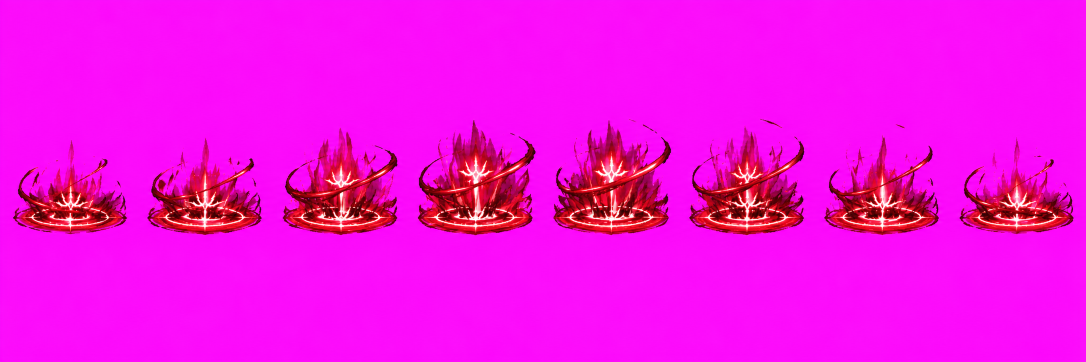
#> input picture assets/heroes/Draeven/vfx/Draeven_S1_TauntLoop_VFX.png, 2172 x 724 px, found by its file name (shown at 1/2 size)
$ python draeven_s1_vfx.py
#> lines starting #> are read from the running program, lines starting #| are printed output that depends on the picture; after the words box and inside, x2 and y2 are one past the last pixel; in counts of white or black regions, pixels touching at a corner belong together
"""Draeven S1 Blood Debt VFX (user 2026-10-26). Never modifies the source PNGs.

python3 tools/sprites/draeven_s1_vfx.py [source dir] [out dir]
Sources (assets/heroes/Draeven/vfx/, 8 frames in one row on a magenta key, 2172 × 724 each):
  Draeven_S1_TauntLoop_VFX.png          → fx-draeven-s1-loop.png        (Blood Debt status loop)
  Draeven_S1_CrimsonSpikeEruption_VFX.png → fx-draeven-s1-eruption.png  (Blood Reprisal burst)
  (Draeven_S1_TauntActivation_VFX.png is kept as a source but not used — user 2026-10-26: too fast, start on the loop.)

Frames are cut by connected pieces (each piece goes to the nearest drawn frame), so spikes and debris that reach into a
neighbour's slot are never clipped. Each frame is aligned so the centre of its ground ring
(the widest row of the lower part of the frame) lands on the strip pivot; the size is set from the ring of the peak
frame (TARGET = ring width in atlas px; 80 atlas px = one board cell). Baked at RES × atlas px — FxDef scale 1/3 with
FX_SCALE 1.5 draws 1 baked px = 1/RES atlas px.
"""
import sys
from pathlib import Path

import numpy as np
from PIL import Image
from scipy import ndimage

N, RES = 8, 2
SHEETS = {
    # name: (source, out, ring width of the peak frame in atlas px, peak frame)
    'loop': ('Draeven_S1_TauntLoop_VFX.png', 'fx-draeven-s1-loop.png', 104, 4, None),
    # the spikes fan out sideways around him — the peak spread ~2.25 cells (review 2: a little smaller) (Blood Reprisal reaches 1 cell around him)
    'eruption': ('Draeven_S1_CrimsonSpikeEruption_VFX.png', 'fx-draeven-s1-eruption.png', 180, 4, 'ERUPTION_SEQ'),
}
# user 2026-10-26 review 2: the source speed (8 keys) with a short hold on the biggest spikes (f5 × 4) — punchier than
# the cross-faded version. 11 frames; the peak f5 starts at frame 4.
ERUPTION_SEQ = [(k, k, 0) for k in (0, 1, 2, 3, 4, 4, 4, 4, 5, 6, 7)]


def unmix(rgb: np.ndarray) -> np.ndarray:
    rgb = rgb.astype(float)
    bg = np.median(rgb[:6].reshape(-1, 3), 0)
#> bg = [251, 14, 251]
    r, g, b = rgb[..., 0], rgb[..., 1], rgb[..., 2]
    al = np.clip(1 - (np.minimum(r, b) - g) / (min(bg[0], bg[2]) - bg[1]), 0, 1)
    al = np.where(al < 0.1, 0, al)
    col = np.clip((rgb - (1 - al[..., None]) * bg) / np.maximum(al[..., None], 1e-3), 0, 255)
    # magenta spill on the soft edges: pull blue down to the red/green balance of a red glow
    col[..., 2] = np.minimum(col[..., 2], np.maximum(col[..., 1], col[..., 0] * 0.55))
    return np.dstack([col, al * 255])
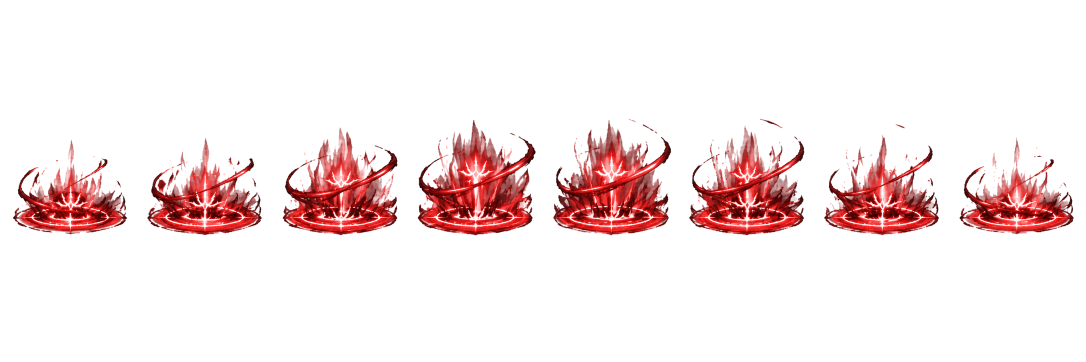
#> returned value: shape (724, 2172, 4) float64 (shown at 1/2 size); mean of channels 0, 1, 2, 3 136.8, 12.2, 7.7, 27.3; transparent parts drawn white


def clean(a: np.ndarray) -> np.ndarray:
    m = a > 25
    lab, n = ndimage.label(ndimage.binary_dilation(m, iterations=6))
    if n:
        sizes = ndimage.sum(m, lab, range(1, n + 1))
        keep = np.isin(lab, 1 + np.nonzero(sizes >= 40)[0])
        a = np.where(keep, a, 0)
    return a


def ring(a: np.ndarray):
    """centre (x, y) and width of the ground ring: the widest alpha row in the lower half of the drawn frame"""
    rows = np.nonzero((a > 60).any(1))[0]
    top, bot = rows.min(), rows.max()
    best = (0, bot, 0, 0)
    for y in range(int(top + (bot - top) * 0.5), bot + 1):
        xs = np.nonzero(a[y] > 60)[0]
        if len(xs) and xs[-1] - xs[0] > best[0]:
            best = (xs[-1] - xs[0], y, xs[0], xs[-1])
    w, y, x0, x1 = best
    return (x0 + x1) / 2, y, w


def build(src: Path, out: Path, target: float, peak: int, seq=None):
    im = unmix(np.array(Image.open(src).convert('RGB')))
    im[-30:] = 0  # noisy bottom edge of the key
    h, W = im.shape[:2]
#> h = 724; W = 2172
    # drawn frames = the 8 widest column runs; every connected piece goes to the frame whose centre is nearest
    cols = im[..., 3].max(0) > 25
    runs, x = [], 0
    while x < W:
        if cols[x]:
            e = x
            while e < W and cols[e]:
                e += 1
            runs.append((x, e))
            x = e
        x += 1
#> after the loop, e = 2148; runs = [(26, 255), (294, 524), (565, 795), (835, 1072), (1106, 1343), (1378, 1609), (1648, 1878), (1919, 2148)]; x = 2172
    runs = sorted(sorted(runs, key=lambda r: r[1] - r[0])[-N:])
    centres = np.array([(a + b) / 2 for a, b in runs])
#> centres = [140.5, 409, 680, 953.5, 1224.5, 1493.5, 1763, 2033.5]
    al = im[..., 3]
    lab, n = ndimage.label(ndimage.binary_dilation(al > 25, iterations=2))
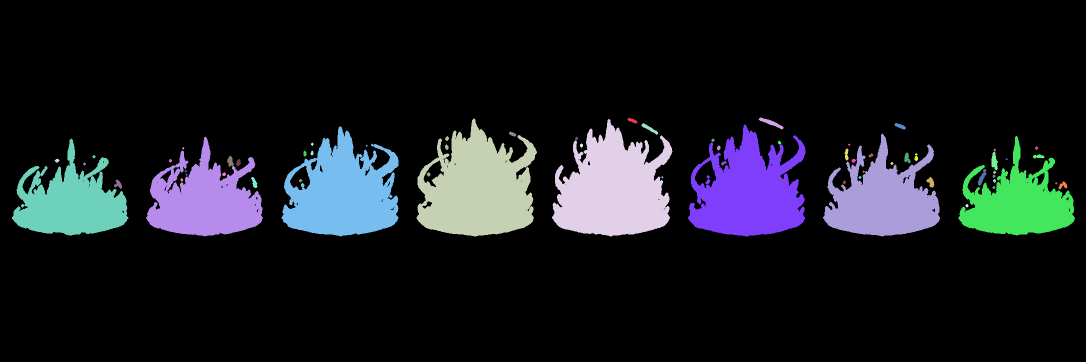
#> lab: shape (724, 2172) int32 (shown at 1/2 size); 66 distinct labels, from 0 to 65; one colour per label, 0 black
#> n = 65
    owner = np.zeros(n + 1, int)
#> owner = 66 values from 0 to 0
    for i, sl in enumerate(ndimage.find_objects(lab), 1):
        xs = np.nonzero(lab[sl] == i)[1] + sl[1].start
        owner[i] = int(np.argmin(np.abs(centres - xs.mean())))
#> this loop made 65 passes
#> after the loop, owner = 66 values, max 7 at index 12, min 0 at index 0, mean 4.05
    frames, rings = [], []
    for k in range(N):
        part = np.where(((lab > 0) & (owner[lab] == k))[..., None], im, 0)
        part[..., 3] = clean(part[..., 3])
        frames.append(part)
        rings.append(ring(part[..., 3]))
#> this loop made 8 passes
#> (n in clean, sizes in clean, top in ring, bot in ring, w in ring, x0 in ring, x1 in ring) on passes 1 to 8: (4, [20296, 8, 16, 4], 280, 468, 227, 26, 253), (2, [23178, 6], 276, 469, 229, 294, 523), (2, [28911, 3], 255, 469, 229, 565, 794), (1, [33662], 240, 470, 230, 835, 1065), (3, [40, 33512, 100], 238, 470, 231, 1106, 1337), (2, [167, 29549], 237, 470, 229, 1378, 1607), (3, [66, 23719, 1], 248, 470, 229, 1648, 1877), (4, [20029, 8, 40, 1], 277, 468, 227, 1919, 2146)
#> pass 1, in clean, `m = a > 25`:
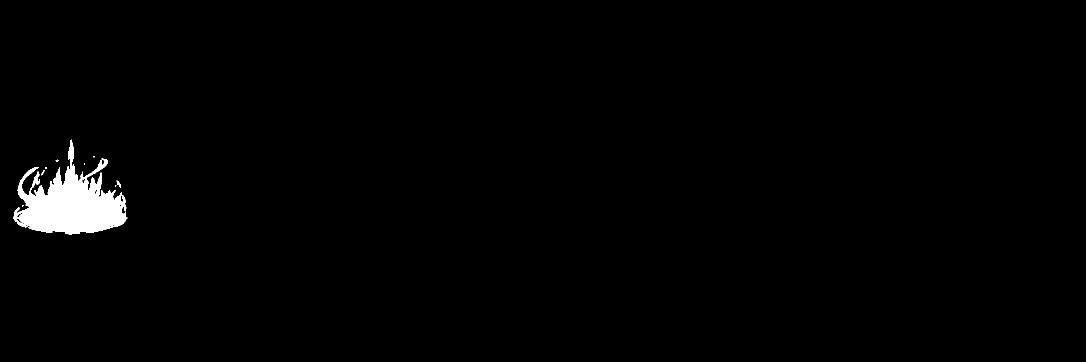
#> m: shape (724, 2172) bool (shown at 1/2 size); 1.3% white; 9 white regions (6 under 20 px), largest, box (x1, y1, x2, y2) and area: (26, 279, 255, 469) 20190, (233, 361, 242, 376) 54, (83, 340, 90, 351) 29
#> after the loop:
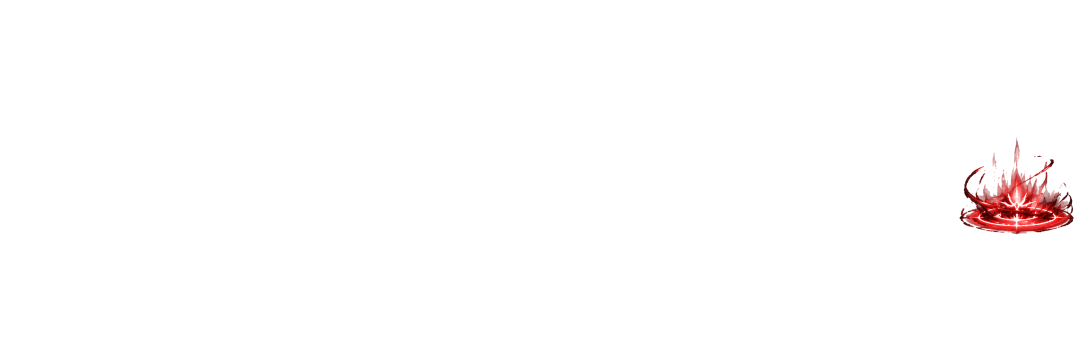
#> part: shape (724, 2172, 4) float64 (shown at 1/2 size); mean of channels 0, 1, 2, 3 2.5, 0.5, 0.5, 2.5; transparent parts drawn white
#> after the loop, frames = 8 items; rings = [(139.5, 435, 227), (408.5, 435, 229), (679.5, 435, 229), (950, 435, 230), (1221.5, 435, 231), (1492.5, 435, 229), (1762.5, 435, 229), (2032.5, 435, 227)]
    scale = target * RES / rings[peak][2]
#> scale = 0.9
    # one ground line for the whole strip, from the small first/last frames (there the widest row is the ring itself)
    ry = float(np.median([rings[k][1] for k in (0, 1, N - 2, N - 1)]))
#> ry = 435
    placed = []
    for f, (cx, _, _) in zip(frames, rings):
        img = Image.fromarray(np.clip(f, 0, 255).astype(np.uint8), 'RGBA')
        sw, sh = int(round(img.width * scale)), int(round(img.height * scale))
        img = img.resize((sw, sh), Image.LANCZOS)
        placed.append((img, cx * scale, ry * scale))
#> this loop made 8 passes
#> cx on passes 1 to 8: 139.5, 408.5, 679.5, 950, 1221.5, 1492.5, 1762.5, 2032.5
#> after the loop, placed = 8 items
    # common cell around the pivot
    left = max(px for _, px, _ in placed); right = max(i.width - px for i, px, _ in placed)
#> after `left = max((px for _, px, _ in placed))`: left = 1830.1
#> after `right = max((i.width - px for i, px, _ in placed))`: right = 1830.4
    up = max(py for _, _, py in placed); down = max(i.height - py for i, _, py in placed)
#> after `up = max((py for _, _, py in placed))`: up = 391.7
#> after `down = max((i.height - py for i, _, py in placed))`: down = 260.3
    boxes = [i.getbbox() for i, _, _ in placed]
#> boxes = [(21, 249, 232, 425), (262, 246, 474, 426), (506, 227, 718, 426), (751, 213, 968, 426), (995, 211, 1212, 426), (1240, 211, 1450, 426), (1482, 221, 1694, 426), (1726, 246, 1937, 425)]
    left = max(px - b[0] for (i, px, py), b in zip(placed, boxes) if b)
#> left = 105.8
    right = max(b[2] - px for (i, px, py), b in zip(placed, boxes) if b)
#> right = 112.6
    up = max(py - b[1] for (i, px, py), b in zip(placed, boxes) if b)
#> up = 180.7
    down = max(b[3] - py for (i, px, py), b in zip(placed, boxes) if b)
#> down = 34.31
    half = int(np.ceil(max(left, right))) + 2
#> half = 115
    cw, ch = 2 * half, int(np.ceil(up + down)) + 4
#> cw = 230; ch = 219
    top = int(np.ceil(up)) + 2
#> top = 183
    cells = []
    for img, px, py in placed:
        c = Image.new('RGBA', (cw, ch))
        c.alpha_composite(img, (int(round(half - px)), int(round(top - py))))
        cells.append(np.asarray(c).astype(float))
#> this loop made 8 passes
#> px on passes 1 to 8: 125.6, 367.8, 611.8, 855.4, 1099.9, 1343.9, 1587, 1830.1
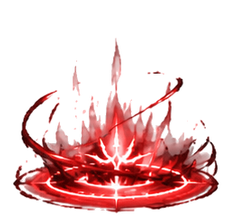
#> c: PIL image 230x219 RGBA; mean R, G, B, A 62, 10.2, 10.1, 62.5; transparent parts drawn white
#> after the loop, cells = 8 items
    order = [(k, k, 0) for k in range(N)] if seq is None else seq
    strip = Image.new('RGBA', (cw * len(order), ch))
#> strip: PIL image 1840x219 RGBA; every value is 0
    for i, (a, b, t) in enumerate(order):
        # premultiplied cross-fade between two keys
        pa, pb = cells[a], cells[b]
        prem = lambda c: c[..., :3] * c[..., 3:] / 255
        alpha = pa[..., 3] * (1 - t) + pb[..., 3] * t
        rgb = (prem(pa) * (1 - t) + prem(pb) * t) / np.maximum(alpha[..., None] / 255, 1e-3)
        f = np.dstack([np.clip(rgb, 0, 255), alpha]).astype(np.uint8)
        strip.paste(Image.fromarray(f, 'RGBA'), (i * cw, 0))
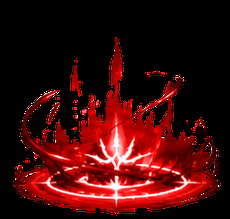
#> rgb: shape (219, 230, 3) float64; mean R, G, B 62, 10.2, 10.1; drawn with min black and max white
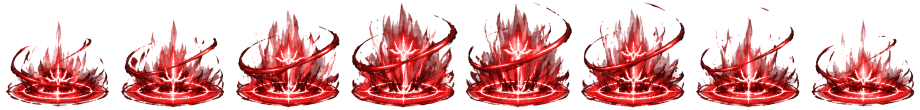
#> strip: PIL image 1840x219 RGBA (shown at 1/2 size); mean R, G, B, A 78.4, 12.6, 12.5, 86.2; transparent parts drawn white
    strip.save(out, optimize=True)
    return {'frames': len(order), 'w': cw, 'h': ch, 'pivot': [0.5, round(top / ch, 4)], 'scale': round(scale, 4),
            'ringPeak': rings[peak][2]}


def main():
    src = Path(sys.argv[1] if len(sys.argv) > 1 else 'assets/heroes/Draeven/vfx')
    out = Path(sys.argv[2] if len(sys.argv) > 2 else 'public/sprites')
    out.mkdir(parents=True, exist_ok=True)
    for name, (s, o, target, peak, seq) in SHEETS.items():
        print(name, build(src / s, out / o, target, peak, globals()[seq] if seq else None))
#> pass 2 of the loop in main, `for name, (s, o, target, peak, seq) in SHEETS.items():`:
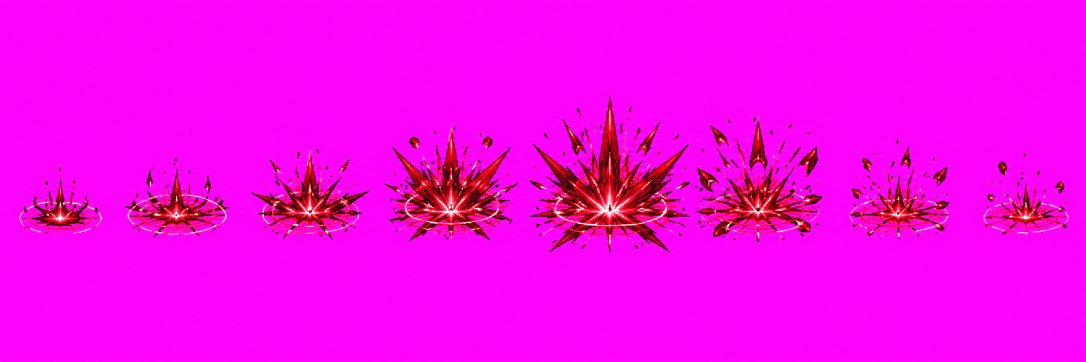
#> input picture assets/heroes/Draeven/vfx/Draeven_S1_CrimsonSpikeEruption_VFX.png, 2172 x 724 px, found by its file name (shown at 1/2 size)
#> bg = [252, 4, 251]
#> in unmix (call 2), `return np.dstack([col, al * 255])`:
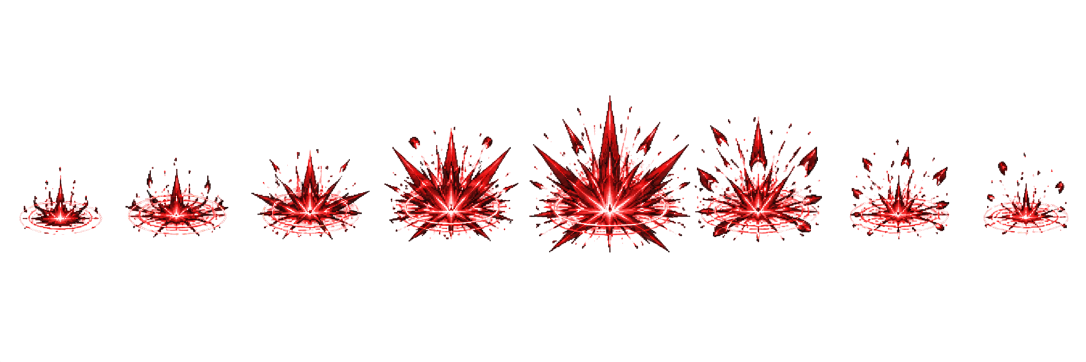
#> returned value: shape (724, 2172, 4) float64 (shown at 1/2 size); mean of channels 0, 1, 2, 3 56.5, 14.2, 6.2, 19.7; transparent parts drawn white
#> after the loop in build (call 2), `while x < W:`: e = 2138; runs = [(38, 206), (250, 457), (502, 740), (768, 1038), (1058, 1381), (1388, 1645), (1698, 1899), (1966, 2138)]; x = 2172
#> centres = [122, 353.5, 621, 903, 1219.5, 1516.5, 1798.5, 2052]
#> in build (call 2), `lab, n = ndimage.label(ndimage.binary_dilation(al > 25, iterations=2))`: n = 119
#> in build (call 2), `owner = np.zeros(n + 1, int)`: owner = 120 values from 0 to 0
#> the loop in build (call 2), `for i, sl in enumerate(ndimage.find_objects(lab), 1):` made 119 passes
#> after the loop in build (call 2), `for i, sl in enumerate(ndimage.find_objects(lab), 1):`: owner = 120 values, max 7 at index 36, min 0 at index 0, mean 4.27
#> the loop in build (call 2), `for k in range(N):` made 8 passes
#> (n in clean, sizes in clean, top in ring, bot in ring, w in ring, y in ring, x0 in ring) on passes 1 to 5: (1, [7625], 333, 469, 166, 436, 38), (3, [13186, 49, 34], 315, 474, 205, 414, 251), (4, [17613, 88, 8, 41], 298, 479, 226, 388, 504), (7, [29272, 42, 447, 8, 12, 40, 50], 253, 482, 268, 367, 768), (8, [44343, 94, 85, 83, 82, 51, 84, 37], 190, 504, 322, 432, 1058)
#> pass 1, in clean (call 9), `m = a > 25`:
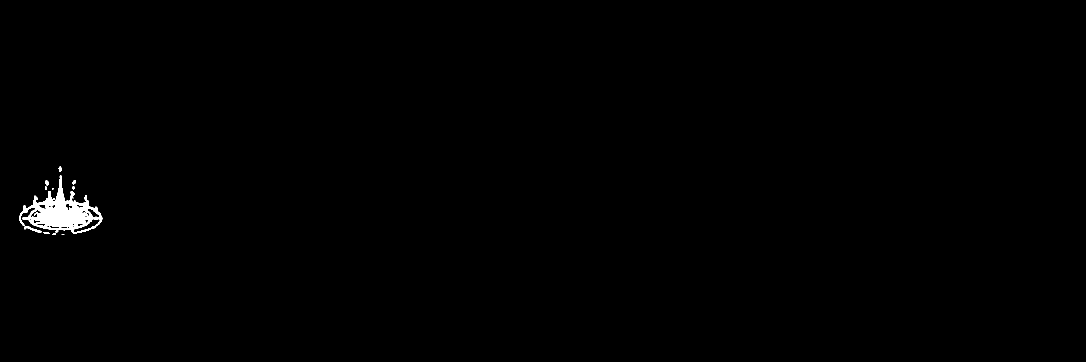
#> m: shape (724, 2172) bool (shown at 1/2 size); 0.48% white; 13 white regions (4 under 20 px), largest, box (x1, y1, x2, y2) and area: (38, 350, 206, 468) 7187, (48, 452, 83, 465) 145, (90, 360, 97, 371) 59
#> after the loop in build (call 2), `for k in range(N):`: rings = [(121, 436, 166), (353.5, 414, 205), (617, 388, 226), (902, 367, 268), (1219, 432, 322), (1518.5, 392, 249), (1798, 431, 198), (2051.5, 433, 171)]
#> scale = 1.12
#> ry = 432
#> the loop in build (call 2), `for f, (cx, _, _) in zip(frames, rings):` made 8 passes
#> cx on passes 1 to 8: 121, 353.5, 617, 902, 1219, 1518.5, 1798, 2051.5
#> in build (call 2), `left = max((px for _, px, _ in placed))`: left = 2293.6
#> in build (call 2), `right = max((i.width - px for i, px, _ in placed))`: right = 2292.7
#> in build (call 2), `up = max((py for _, _, py in placed))`: up = 483
#> in build (call 2), `down = max((i.height - py for i, _, py in placed))`: down = 326
#> boxes = [(40, 372, 233, 528), (277, 349, 512, 533), (560, 330, 830, 539), (856, 280, 1163, 542), (1180, 210, 1546, 568), (1549, 258, 1840, 542), (1897, 308, 2124, 538), (2195, 337, 2393, 529)]
#> in build (call 2), `left = max(px - b[0] for (i, px, py), b in zip(placed, boxes) if b)`: left = 182.9
#> in build (call 2), `right = max(b[2] - px for (i, px, py), b in zip(placed, boxes) if b)`: right = 183.1
#> in build (call 2), `up = max(py - b[1] for (i, px, py), b in zip(placed, boxes) if b)`: up = 273
#> in build (call 2), `down = max(b[3] - py for (i, px, py), b in zip(placed, boxes) if b)`: down = 85.02
#> half = 186
#> cw = 372; ch = 362
#> in build (call 2), `top = int(np.ceil(up)) + 2`: top = 275
#> the loop in build (call 2), `for img, px, py in placed:` made 8 passes
#> px on passes 1 to 8: 135.3, 395.2, 689.8, 1008.4, 1362.9, 1697.7, 2010.2, 2293.6
#> order = [(0, 0, 0), (1, 1, 0), (2, 2, 0), (3, 3, 0), (4, 4, 0), (4, 4, 0), (4, 4, 0), (4, 4, 0), (5, 5, 0), (6, 6, 0), (7, 7, 0)]
#> the loop in build (call 2), `for i, (a, b, t) in enumerate(order):` made 11 passes
#> (a, b) on passes 1 to 8: (0, 0), (1, 1), (2, 2), (3, 3), (4, 4), (4, 4), (4, 4), (4, 4)


if __name__ == '__main__':
    main()
